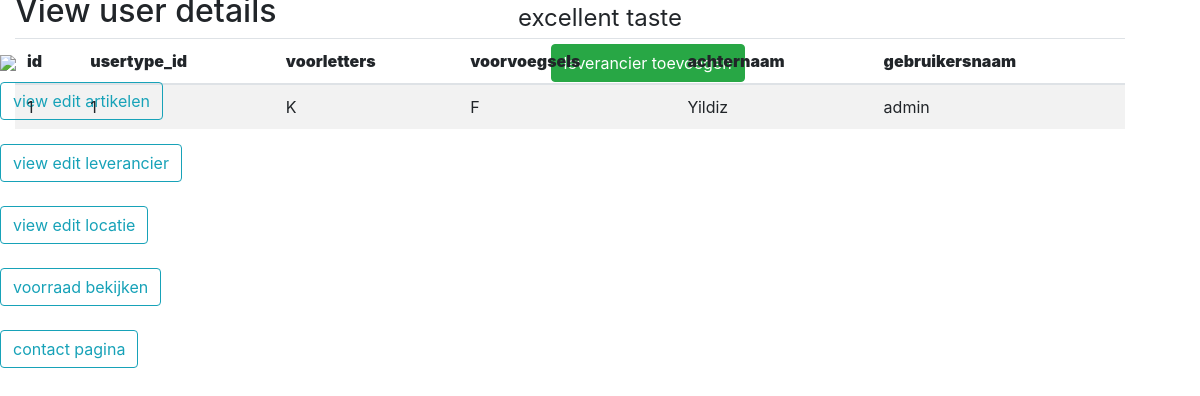
Screenshot of /view_user_detail.php (signed in) with the database file from the repository.
### tables this page shows
CREATE TABLE medewerker(
    id INT NOT NULL AUTO_INCREMENT,
    usertype_id INT NOT NULL,
    voorletters VARCHAR(250) NOT NULL,
    voorvoegsels VARCHAR(250),
    achternaam VARCHAR(250),
    gebruikersnaam VARCHAR(250),
    wachtwoord VARCHAR(250),
    PRIMARY KEY(id),
    FOREIGN KEY(usertype_id) REFERENCES usertype(id)
);

### database.php (called while the page is built, shortened)
<?php
  class database{
  private $pdo;
  public function __construct($host, $user, $pass, $db, $charset){
      try {
          $dsn = "mysql:host=$host;dbname=$db;charset=$charset";
          $options = [
              PDO::ATTR_ERRMODE            => PDO::ERRMODE_EXCEPTION,
              PDO::ATTR_DEFAULT_FETCH_MODE => PDO::FETCH_ASSOC,
              PDO::ATTR_EMULATE_PREPARES   => false,
          ];
          $this->pdo = new PDO($dsn, $user, $pass, $options);
      } catch (\PDOException $e) {
          echo $e->getMessage();
          throw $e;
        }
    }
    public function view_user_detail($gebruikersnaam){
        $query = "SELECT id, usertype_id, voorletters, voorvoegsels, achternaam, gebruikersnaam FROM medewerker
        ";
        $stmt = $this->pdo->prepare($query);
        $gebruikersnaam !== NULL ? $stmt->execute(['gebruikersnaam'=>$gebruikersnaam]) : $stmt->execute();
        $results = $stmt->fetchAll(PDO::FETCH_ASSOC);
        return $results;
    }
  }
?>

### view_user_detail.php (the view, shortened to what this page needs)
<?php
include 'database.php';
  ?>
<html>
  <head>
    <link rel="stylesheet" href="https://cdn.jsdelivr.net/npm/bootstrap@4.5.3/dist/css/bootstrap.min.css">
  </head>
  <body>
    <div>
      <legend style="text-align: center;"> excellent taste </legend>
      <img src="img\Insert-image-Here.png">
      <a class="btn btn-success" href="leverancier_toevoegen.php" style="margin-left:530;">leverancier toevoegen</a>
        <div class="topnav">
          <a class="btn btn-outline-info" href="view_edit_delete_artikelen.php">view edit artikelen</a><br><br>
          <a class="btn btn-outline-info" href="view_edit_delete_leverancier.php">view edit leverancier</a><br><br>
          <a class="btn btn-outline-info" href="view_edit_delete_locatie.php">view edit locatie</a><br><br>
          <a class="btn btn-outline-info" href="voorraad.php">voorraad bekijken</a><br><br>
          <a class="btn btn-outline-info" href="contact.php">contact pagina</a><br><br>
        </div>
    <?php
    $db = new database('localhost', 'root', '', 'excellenttaste', 'utf8');
    $result_set = $db->view_user_detail($_SESSION['gebruikersnaam'])[0];
    $columns = array_keys($result_set);
    $row_data = array_values($result_set);
    ?>
    <div class="container" style="margin-top:-400px; margin-right:500px;">
        <div class="table-responsive">
            <div class="table-wrapper">
                <div class="table-title">
                    <div class="row">
                        <div class="col-sm-5">
                            <h2>View user details</b></h2>
                        </div>
                    </div>
                </div>
                <table class="table table-striped table-hover">
                    <thead>
                        <tr>
                          <?php foreach($columns as $column){ ?>
                              <th><strong> <?php echo $column ?> </strong></th>
                          <?php } ?>
                        </tr>
                    </thead>
                    <tr>
                    <?php foreach($row_data as $value){ ?>
                      <td>
                        <?php  echo $value ?>
                      </td>
                    <?php } ?>
                      </tr>
              </table>
            </div>
          </div>
        </div>
    </body>
</html>

### view_user_detail.php (style rules this page uses)
.table-responsive { overflow-x: unset !important; }

### rows the page displays
medewerker: voorletters "K", voorvoegsels "F", achternaam "Yildiz", gebruikersnaam "admin"

### other values shown
$column "id"
$column "usertype_id"
$column "voorletters"
$column "voorvoegsels"
$column "achternaam"
$column "gebruikersnaam"
$value "1"
